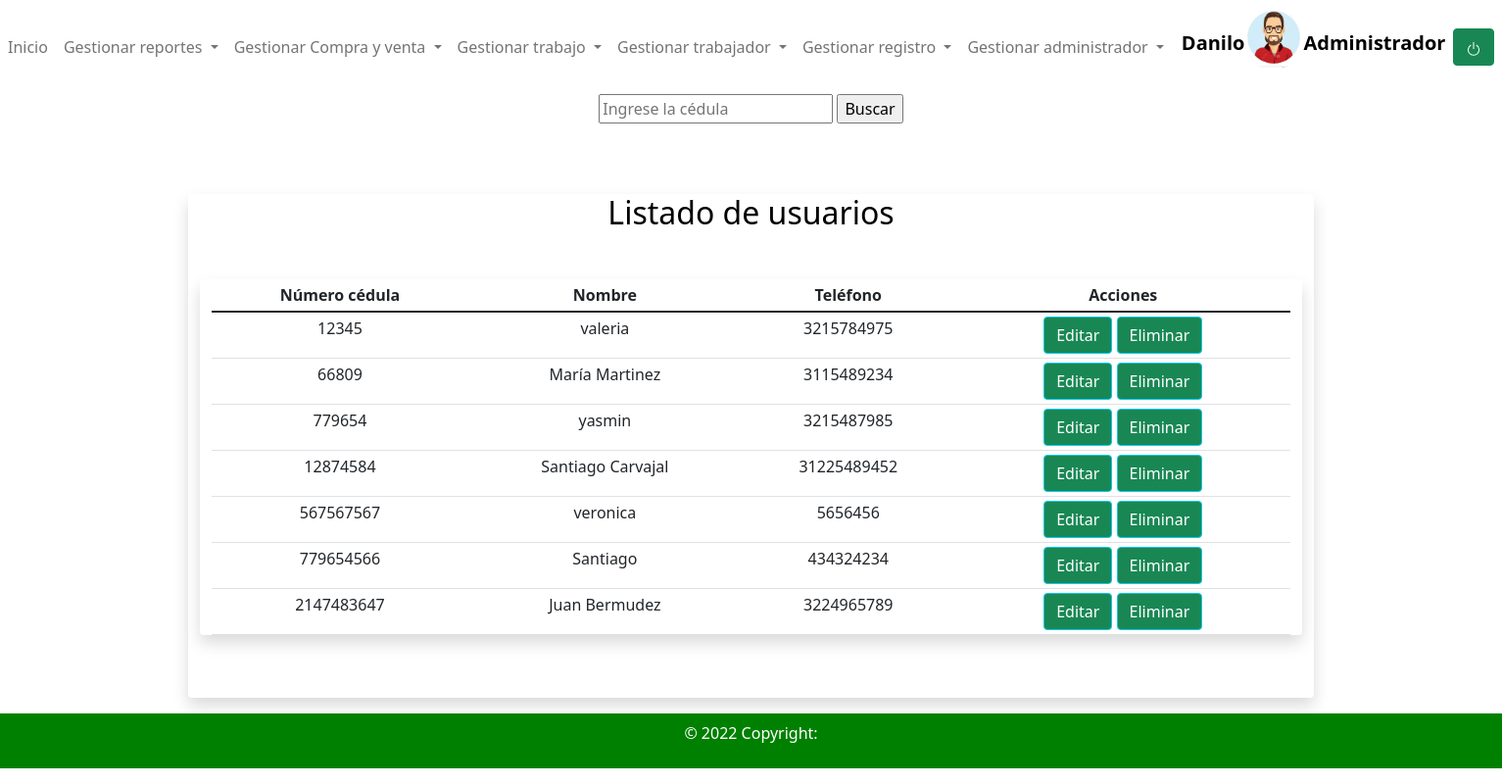
Screenshot of /ver_trabajador.php (signed in) with the database file from the repository.
### tables this page shows
CREATE TABLE `tbltrabajador` (
  `idtrabajador` int(11) NOT NULL,
  `nombre` varchar(50) NOT NULL,
  `telefono` varchar(50) NOT NULL
);

### ver_trabajador.php (the view, shortened to what this page needs)
<?php session_start();
if ($_SESSION['usuario']) {
?>
  <!DOCTYPE html>
  <html lang="es">
  <head>
    <link href="https://cdn.jsdelivr.net/npm/bootstrap@5.1.3/dist/css/bootstrap.min.css" rel="stylesheet">
  </head>
  <body>
    <?php
    require("navar.php");
    ?>
    <form action="ver_trabajador.php" method="get">
      <center>
      <input type="text" name="busqueda" placeholder="Ingrese la cédula ">
      <input type="submit" name="buscar" value="Buscar">
      </center>
    </form>
    <br>
          <div class="container w-75 bg-amber mt-5 rounded shadow">
          <h2 class="text-center" style="color:black;">Listado de usuarios</h2>
          <div class="container w-80 bg-amber mt-5 rounded shadow">
          <table class="table table-hover table-sm">
            <thead>
              <tr>
                <th class="text-center">Número cédula</th>
                <th class="text-center">Nombre</th>
                <th class="text-center">Teléfono</th>
                <th class="text-center">Acciones</th>
              </tr>
            </thead>
            <tbody>
              <?php
            require("conexion.php");
            $query = "SELECT * FROM tbltrabajador";
            $resultado = mysqli_query($conexion, $query);
            if ($resultado) {
              while ($row = $resultado->fetch_assoc()) {
              ?>
                  <tr>
                    <td class="text-center"><?php echo $row['idtrabajador']; ?></td>
                    <td class="text-center"><?php echo $row['nombre']; ?></td>
                    <td class="text-center"><?php echo $row['telefono']; ?></td>
                    <td class="text-center">
                      <a class="btn btn-info bg-success" href="modificar_trabajador.php?cedula=<?php echo $row['idtrabajador']; ?>" onclick="return confirmacionModificar()" style="color:white">Editar</a>
                      <a class="btn btn-info bg-success" href="proceso_eliminar_trabajador.php?cedula=<?php echo $row['idtrabajador']; ?>" onclick="return confirmacionEliminar()" style="color:white">Eliminar</a>
                    </td>
                  </tr>
              <?php
              }
            }
              ?>
            </tbody>
          </table>
          </div><br><br>
          </div>
          <div class="mt-3 p-2  text-white text-center" style="background:green
 ;">
            <p> © 2022 Copyright:</p>
          </div>
  </body>
  </html>
<?php
} else {
  header("location:index.php");
} ?>

### rows the page displays
tbltrabajador: idtrabajador "12345", nombre "valeria", telefono "3215784975"
tbltrabajador: idtrabajador "66809", nombre "María Martinez", telefono "3115489234"
tbltrabajador: idtrabajador "779654", nombre "yasmin", telefono "3215487985"
tbltrabajador: idtrabajador "12874584", nombre "Santiago Carvajal", telefono "31225489452"
tbltrabajador: idtrabajador "567567567", nombre "veronica", telefono "5656456"
tbltrabajador: idtrabajador "779654566", nombre "Santiago", telefono "434324234"
tbltrabajador: idtrabajador "2147483647", nombre "Juan Bermudez", telefono "3224965789"

### other values shown
$_SESSION['nombre'] "Danilo"
